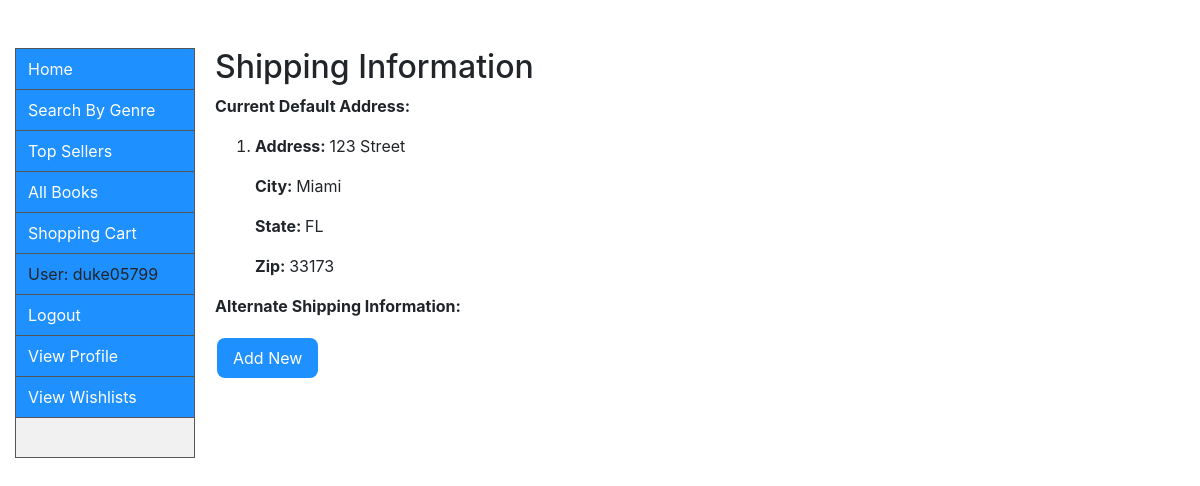
The app's page /search/shipaddr/ (signed in), older data.
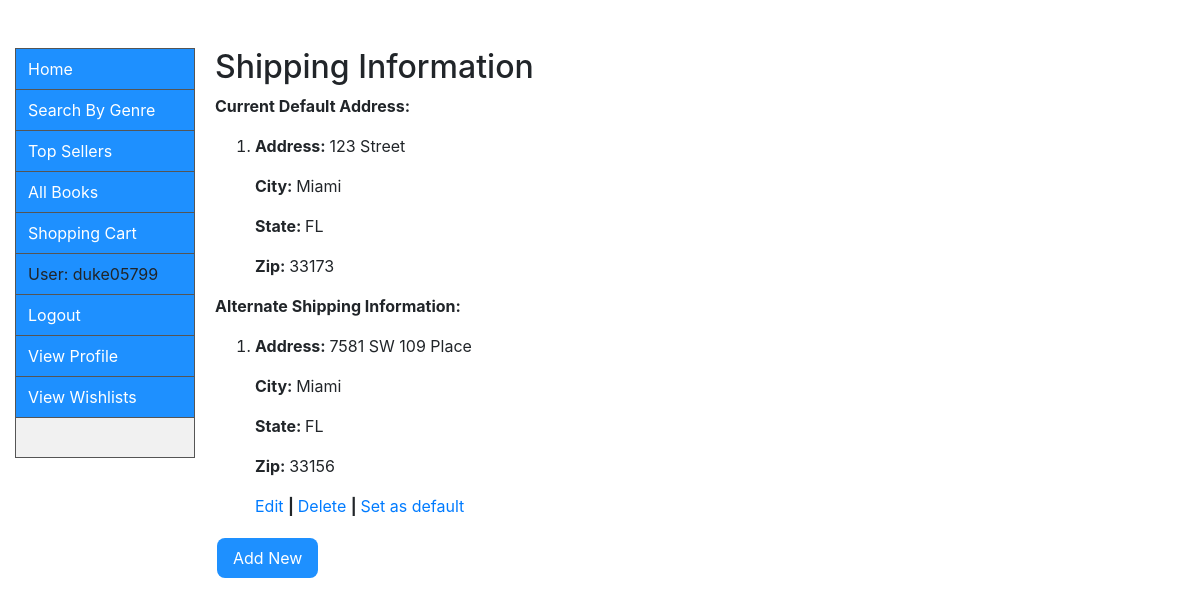
The same page, newer data.
### catalog/models.py (models this page shows, shortened)
class ShippingAddr(models.Model):
    username = models.ForeignKey(
        'UserProfile', on_delete=models.SET_NULL, null=True)
    address = models.CharField(max_length=200)
    city = models.CharField(max_length=25)
    state = models.CharField(max_length=25)
    zipcode = models.IntegerField()

### catalog/views.py (the view)
# urls.py: path('shipaddr/', views.shipaddr, name='shipaddr'),
def shipaddr(request):
    user = request.user.userprofile
    ships = ShippingAddr.objects.filter(username=user)
    args = {'user': request.user,
            'ships': ships
            }
    return render(request, 'shipaddr.html', args)

### catalog/templates/shipaddr.html
{% extends "base_generic.html" %}
{% block content %}
  <h2>Shipping Information</h2>
  <p><strong>Current Default Address: </strong><p></p>
  <ol>
  <li>
    <strong>Address: </strong>{{user.userprofile.address}}<p></p>
    <p><strong>City: </strong>{{user.userprofile.city}} </p>
    <p><strong>State: </strong>{{user.userprofile.state}} </p>
    <p><strong>Zip: </strong>{{user.userprofile.zipcode}}</strong> </p>
  </li>
  </ol>
  <p><strong>Alternate Shipping Information: </strong><p></p>
    {% for ship in ships %}
    <ol>
  <li>
    <strong>Address: </strong>{{ship.address}}<p></p>
    <p><strong>City: </strong>{{ship.city}} </p>
    <p><strong>State: </strong>{{ship.state}} </p>
    <p><strong>Zip: </strong>{{ship.zipcode}}</strong> </p>
    <p><a href= {% url 'editshippingaddr' ship.id %}>Edit</a> <strong> | </strong> <a href= {% url 'deleteshippingaddr' ship.id %}>Delete</a> <strong> | </strong> <a href={% url 'setdefaultaddr' ship.id %}>Set as default</a></p>
  </li>
  </ol>
  {% endfor %}
  <p><a href= {% url 'addshippingaddr' %}><strong><button type="button" class="button2">Add New</button> </strong></a><p></p
{% endblock %}

Row changes from the older to the newer data that the page shows:
added ShippingAddr: address "7581 SW 109 Place", city "Miami", state "FL", zipcode "33156"
